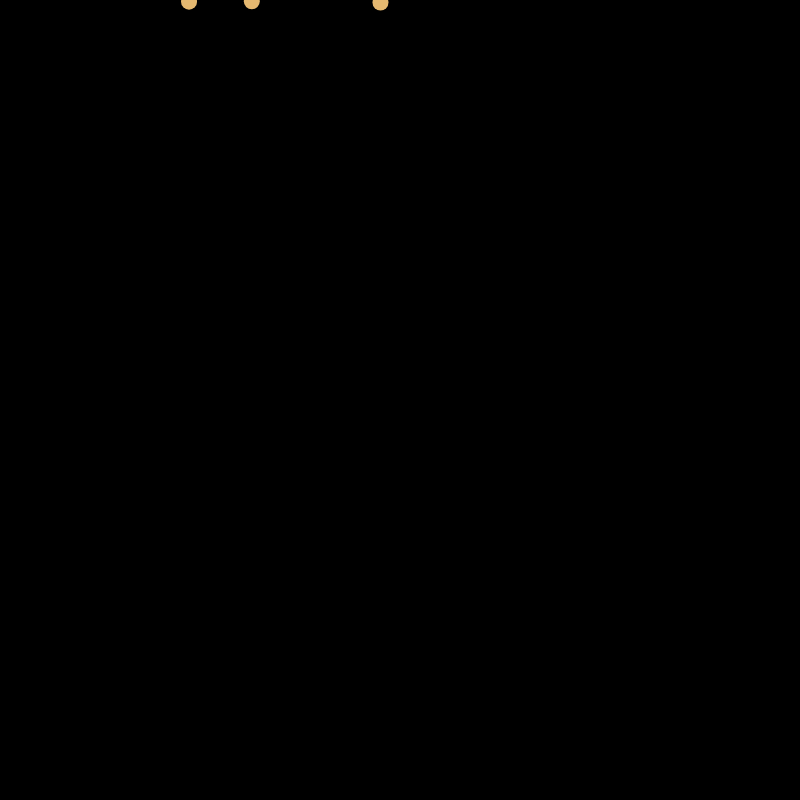
Frame 1 (no input)
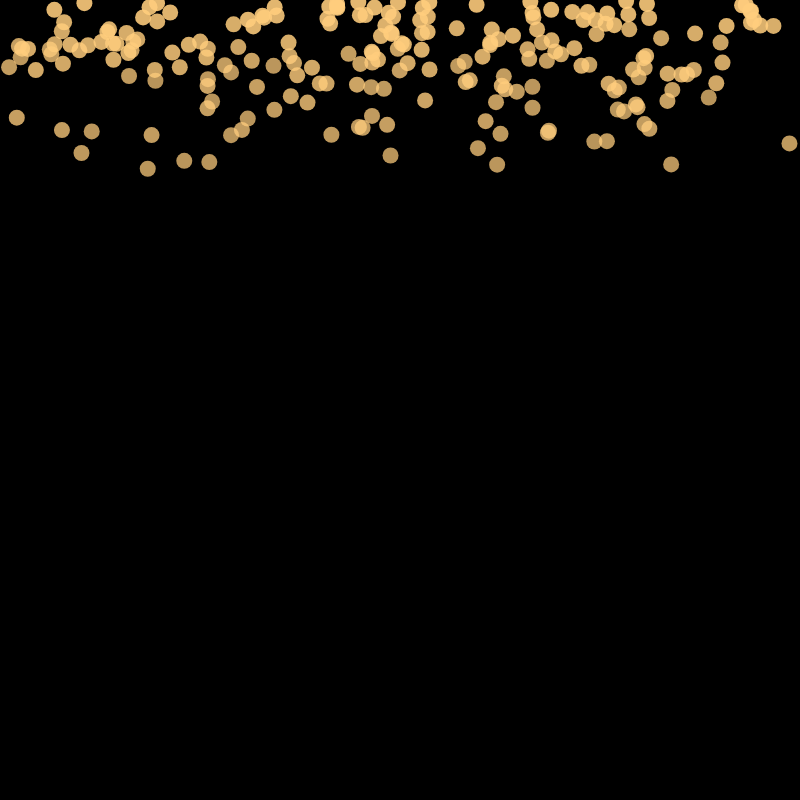
Frame 60 (no input)
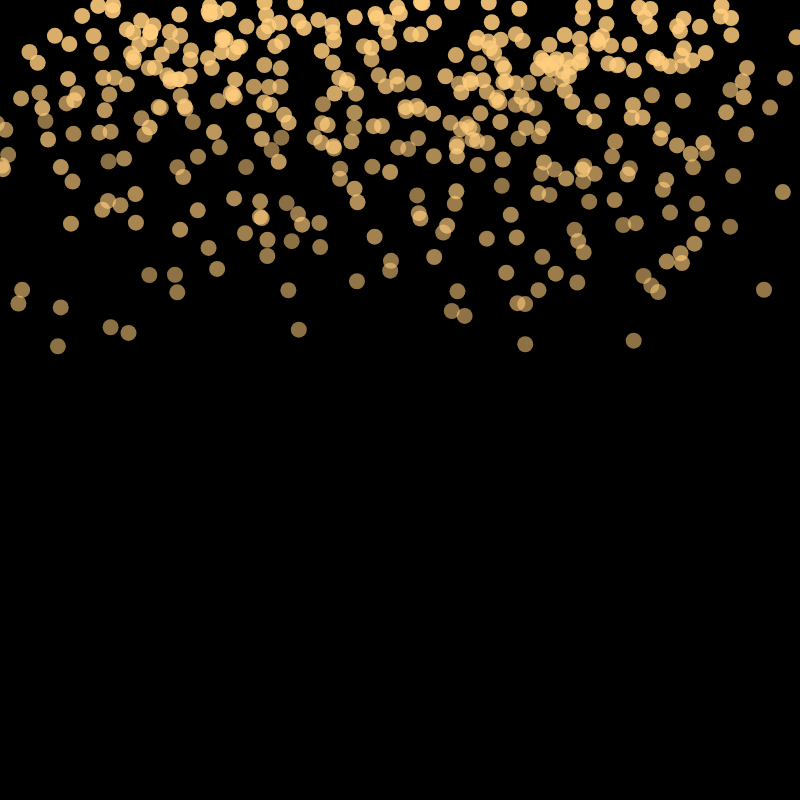
Frame 120 (the mouse pressed at the canvas centre since frame 60)

The p5.js sketch that drew these frames (run headless with seeded random() and noise() and a simulated clock; from frame 60 on, the mouse is pressed at the canvas centre):

// p5.js sketch
// ── sketch.js
"use strict";

var _createClass = function () { function defineProperties(target, props) { for (var i = 0; i < props.length; i++) { var descriptor = props[i]; descriptor.enumerable = descriptor.enumerable || false; descriptor.configurable = true; if ("value" in descriptor) descriptor.writable = true; Object.defineProperty(target, descriptor.key, descriptor); } } return function (Constructor, protoProps, staticProps) { if (protoProps) defineProperties(Constructor.prototype, protoProps); if (staticProps) defineProperties(Constructor, staticProps); return Constructor; }; }();

function _classCallCheck(instance, Constructor) { if (!(instance instanceof Constructor)) { throw new TypeError("Cannot call a class as a function"); } }

// Daniel Shiffman
// http://codingtra.in
// http://patreon.com/codingtrain

// Simple Particle System
// Edited Video: https://www.youtube.com/watch?v=UcdigVaIYAk

var particles = [];

var particleColor = [255, 205, 125],
    torchColor = [25, 5, 1],
    bgColor = [0, 0, 0],
    createAtOnce = 8,
    frameOffset = 0,
    xRandMargin = 360,
    particleRadius = 8,
    initialAlpha = 0.9,
    alphaDecayDiff = 0.003;

// -- NOISE
var offsetFactor = 5;
var xoff = 3.0,
    currentOffset = 0; // noise-give offset

// ------- p5.js

function setup() {
  var side = min(windowWidth, windowHeight) * 0.8;
  createCanvas(side, side);
  colorMode(RGB, 255, 255, 255, 1);
}

function draw() {
  background(bgColor);

  for (var i = 0; i < 1 + round(random(createAtOnce)); i++) {
    createAndAddParticle();
  }

  drawParticles();

  cleanupParticles();
}

function windowResized() {
  var side = min(windowWidth, windowHeight);
  resizeCanvas(side, side);
}

// -------- PARTICLES

function createAndAddParticle() {
  var p = new Particle();
  p.x = width / 2 + random(-xRandMargin, xRandMargin);
  p.y = frameOffset;
  p.vx = random(-2, 2);
  p.vy = random(1, 3);
  p.alpha = initialAlpha;
  particles.push(p);
}

function drawParticles() {
  currentOffset = (-0.5 + noiseVal()) * offsetFactor;

  particles.forEach(function (p) {
    p.update();
    p.show();
  });
}

function cleanupParticles() {
  particles = particles.filter(function (p) {
    return !p.finished();
  });
}

function noiseVal() {
  xoff += 0.01;
  return noise(xoff);
}

var Particle = function () {
  function Particle(x, y, vx, vy, alpha) {
    _classCallCheck(this, Particle);

    this.x = x ? x : 0;
    this.y = y ? y : 0;
    this.vx = vx ? vx : 0;
    this.vy = vy ? vy : 0;
    this.alpha = alpha ? alpha : 1;
  }

  _createClass(Particle, [{
    key: "finished",
    value: function finished() {
      return this.alpha < 0;
    }
  }, {
    key: "update",
    value: function update() {
      this.x += this.vx + currentOffset * (abs(height - this.vy) / height);
      // this.x += this.vx;
      this.y += this.vy;
      this.alpha -= alphaDecayDiff;
    }
  }, {
    key: "show",
    value: function show() {
      noStroke();
      fill.apply(undefined, particleColor.concat([this.alpha]));
      ellipse(this.x, this.y, 2 * particleRadius);
    }
  }]);

  return Particle;
}();
